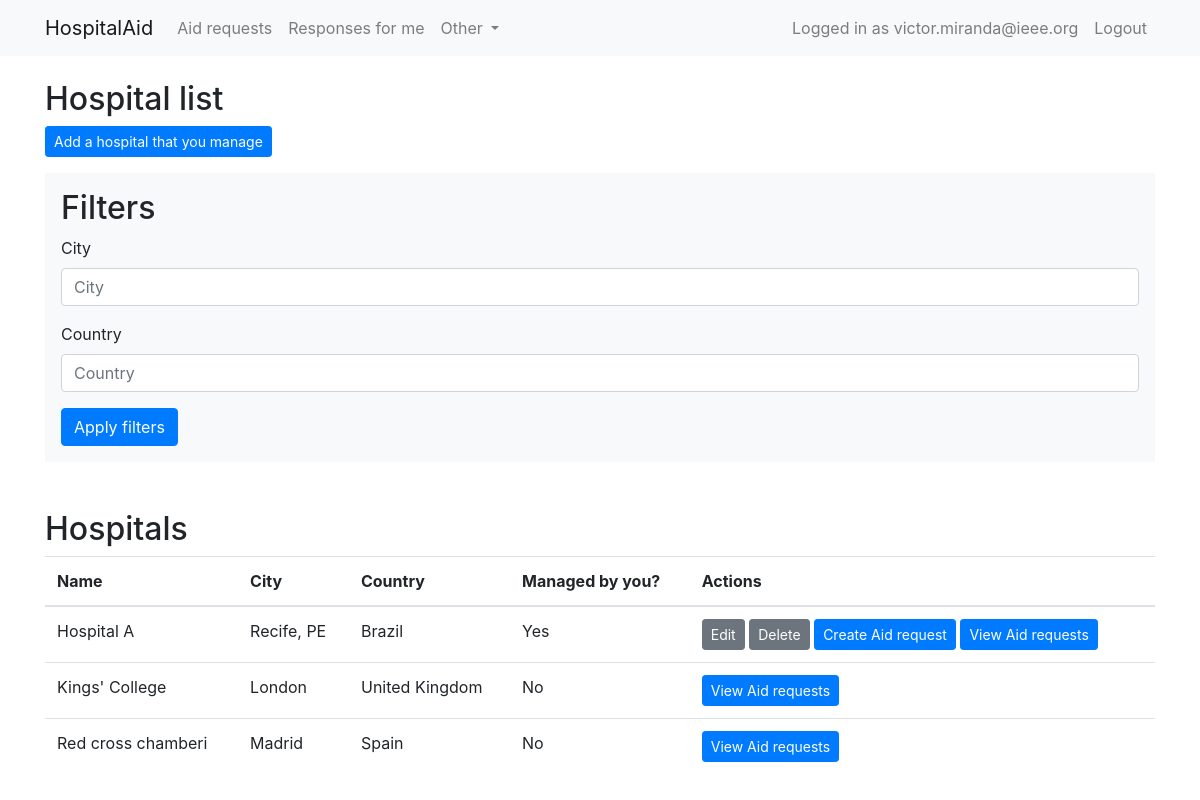
The page /hospitals/ (signed in) on the database as committed earlier.
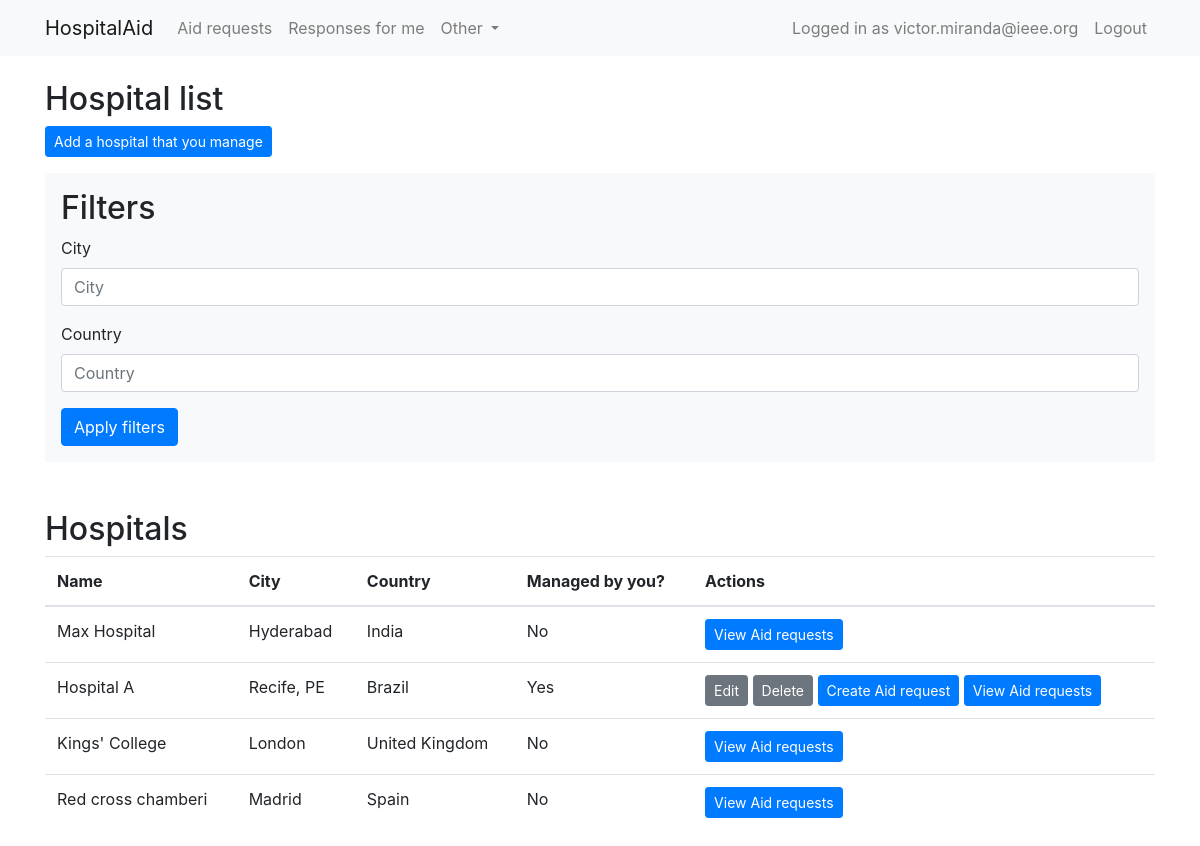
The same page on the database as committed later.
### main/models/user.py (models this page shows)
class User(AbstractUser):
    username = None
    email = models.EmailField("email address", unique=True)
    phone = models.CharField("personal phone", max_length=16)
    USERNAME_FIELD = "email"
    REQUIRED_FIELDS = []
    objects = UserManager()

### main/models/main.py (models this page shows, shortened)
class Hospital(models.Model):
    user = models.ForeignKey(get_user_model(), on_delete=models.CASCADE, null=True)
    name = models.CharField(max_length=32)
    phone = models.CharField(max_length=32, blank=True)
    address = models.CharField(max_length=32)
    city = models.CharField(max_length=32)
    postal_code = models.CharField(max_length=32)
    state = models.CharField(max_length=32)
    country = models.CharField(max_length=32)
    latitude = models.FloatField(null=True)
    longitude = models.FloatField(null=True)
    updated_at = models.DateTimeField(auto_now=True)
    created_at = models.DateTimeField(auto_now_add=True)
    class Meta:
        ordering = ["-updated_at"]

### main/views/main.py (the view)
# urls.py: path("hospitals/", views.main.HospitalListView.as_view(), name="hospital_list"),
class HospitalListView(LoginRequiredMixin, FilterView):
    model = models.main.Hospital
    filterset_fields = ["city", "country"]
    def get_queryset(self):
        return self.model.objects.all()

### main/context_processors.py (called while the page is built)
def globals(request):
    data = {}
    data.update(
        {"VERSION": os.environ.get("GIT_REV", ""),}
    )
    return data

### main/templates/main/hospital_filter.html (shortened to what this page needs)
{% extends "base.html" %}
{% load bootstrap4 %}
{% block content %}
  <h2>Hospital list</h2>
  <p>
    <a class="btn btn-primary btn-sm" href="{% url "hospital_create" %}">Add a hospital that you manage</a>
  </p>
  {% if filter %}
  <div class="bg-light p-3 mb-5 mt-2">
    <h2>Filters</h2>
    <form method="get">
        {% bootstrap_form filter.form %}
        <button class="btn btn-primary" type="submit">Apply filters</button>
    </form>
  </div>
  {% endif %}
  <h2>Hospitals</h2>
  <table class="table">
    <thead>
      <tr>
        <th>
          Name
        </th>
        <th>
          City
        </th>
        <th>
          Country
        </th>
        <th>
          Managed by you?
        </th>
        <th>
          Actions
        </th>
      </tr>
    </thead>
    <tbody>
      {% for object in object_list %}
        <tr>
          <td>{{ object.name }}</td>
          <td>{{ object.city }}</td>
          <td>{{ object.country }}</td>
          <td>
            {% if object.user == request.user %}
            Yes
            {% else %}
            No
            {% endif %}
          </td>
          <td>
            {% if object.user == request.user %}
            <a class="btn btn-secondary btn-sm" href="{% url 'hospital_update' object.id %}">Edit</a>
            <a class="btn btn-secondary btn-sm" href="{% url 'hospital_delete' object.id %}">Delete</a>
            <a class="btn btn-primary btn-sm" href="{% url "aidrequest_create" %}?hospital={{object.id}}">Create Aid request</a>
            {% endif %}
            <a class="btn btn-primary btn-sm" href="{% url 'aidrequest_list' %}?hospital={{ object.id }}">View Aid requests</a>
          </td>
        </tr>
      {% empty %}
        <tr>No Aid requests</tr>
      {% endfor %}
    </tbody>
  </table>
{% endblock content %}

### main/templates/base.html (shortened to what this page needs)
{% load static %}
{% load bootstrap4 %}
<!doctype html>
<html lang="en">
    <head>
        <link rel="stylesheet" href="{% static "/css/bootstrap.min.css" %}">
    </head>
    <body>
        <nav class="navbar navbar-expand-lg navbar-light bg-light">
            <div class="container">
                <a class="navbar-brand" href="/">HospitalAid</a>
                <div class="collapse navbar-collapse" id="navbarSupportedContent">
                    <ul class="navbar-nav mr-auto">
                        <li class="nav-item">
                            <a class="nav-link" href="{% url "aidrequest_list" %}">Aid requests</a>
                        </li>
                        {% if request.user.is_authenticated %}
                        <li class="nav-item">
                            <a class="nav-link" href="{% url "aidresponse_forme_list" %}">Responses for me</a>
                        </li>
                        <li class="nav-item dropdown">
                          <a class="nav-link dropdown-toggle" href="#" id="navbarDropdown" role="button" data-toggle="dropdown" aria-haspopup="true" aria-expanded="false">
                            Other
                          </a>
                        </li>
                        {% endif %}
                    </ul>
                    <ul class="navbar-nav">
                        {% if request.user.is_authenticated %}
                        <li class="nav-item">
                            <a class="nav-link" href="#">Logged in as {{ request.user.email }}</a>
                        </li>
                        <li class="nav-item">
                            <a class="nav-link" href="{% url "logout" %}?next=/">Logout</a>
                        </li>
                        {% endif %}
                    </ul>
                </div>
            </div>
        </nav>
        <div class="container mt-4">
            {% block content %}
            {% endblock content %}
        </div>
    </body>
</html>

Rows that differ between the two databases and show on the page:
added Hospital: name "Max Hospital", city "Hyderabad", country "India", shows "No"
